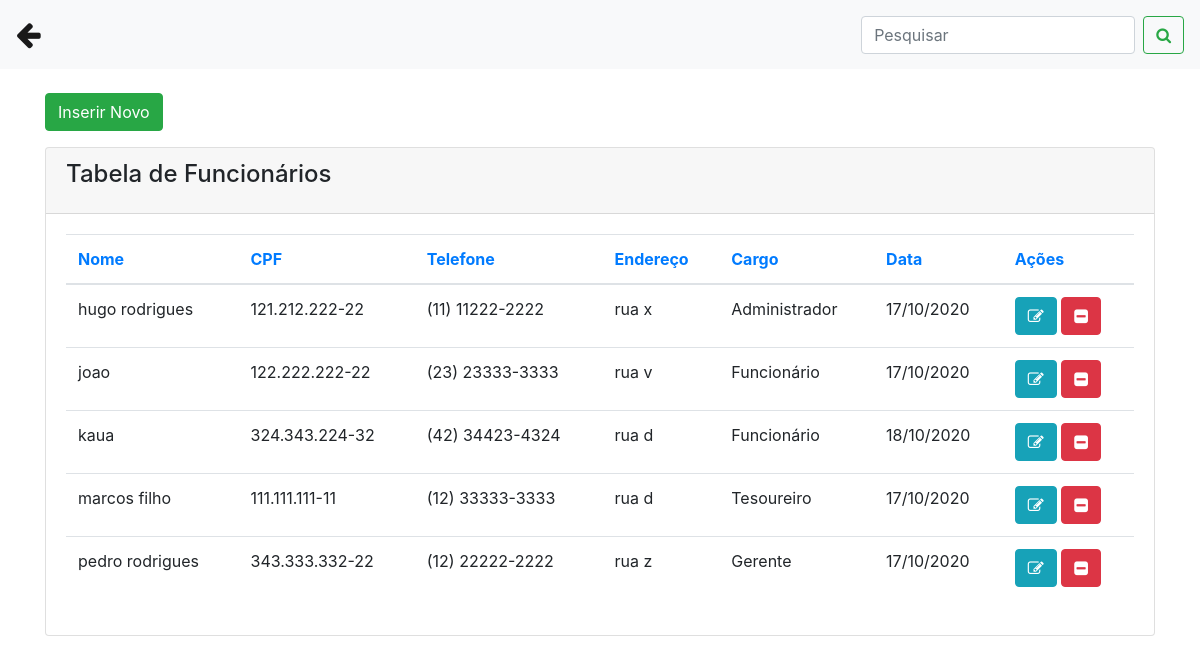
/funcionarios.php, run on the app's committed database.
### tables this page shows
CREATE TABLE `funcionarios` (
  `id` int(11) NOT NULL,
  `nome` varchar(25) NOT NULL,
  `cpf` varchar(14) NOT NULL,
  `telefone` varchar(15) NOT NULL,
  `endereco` varchar(30) NOT NULL,
  `cargo` varchar(35) NOT NULL,
  `data` date NOT NULL
);

### funcionarios.php (the view, shortened to what this page needs)
<?php
include('conexao.php');
?>
<!DOCTYPE html>
<html>
<head>
 <link rel="stylesheet" href="https://stackpath.bootstrapcdn.com/bootstrap/4.1.3/css/bootstrap.min.css">
<link rel="stylesheet" href="https://cdnjs.cloudflare.com/ajax/libs/font-awesome/4.7.0/css/font-awesome.min.css">
</head>
<body>
  <nav class="navbar navbar-expand-lg navbar-light bg-light">
  <a class="navbar-brand" href="painel_admin.php"><big><big><i class="fa fa-arrow-left"></i></big></big></a>
  <div class="collapse navbar-collapse" id="conteudoNavbarSuportado">
    <form class="form-inline my-2 my-lg-0">
      <input name="txtpesquisar" class="form-control mr-sm-2" type="search" placeholder="Pesquisar" aria-label="Pesquisar">
      <button name="buttonPesquisar" class="btn btn-outline-success my-2 my-sm-0" type="submit"><i class="fa fa-search"></i></button>
    </form>
  </div>
</nav>
<div class="container">
      <br>
         <div class="row">
           <div class="col-sm-12">
            <button type="button" class="btn btn-success mb-3" data-toggle="modal" data-target="#modalExemplo">Inserir Novo </button>
           </div>
        </div>
          <div class="content">
            <div class="row">
              <div class="col-md-12">
                <div class="card">
                  <div class="card-header">
                    <h4 class="card-title"> Tabela de Funcionários</h4>
                  </div>
                  <div class="card-body">
                    <div class="table-responsive">
                      <?php
                        if(isset($_GET['buttonPesquisar']) and $_GET['txtpesquisar'] != ''){
                          $nome = $_GET['txtpesquisar'] . '%';
                           $query = "select * from funcionarios where nome LIKE '$nome'  order by nome asc";
                        }else{
                         $query = "select * from funcionarios order by nome asc";
                        }
                        $result = mysqli_query($conexao, $query);
                        $row = mysqli_num_rows($result);
                        if($row == ''){
                            echo "<h3> Não existem dados cadastrados no banco </h3>";
                        }else{
                           ?>
                      <table class="table">
                        <thead class=" text-primary">
                          <th>
                            Nome
                          </th>
                          <th>
                            CPF
                          </th>
                          <th>
                            Telefone
                          </th>
                           <th>
                            Endereço
                          </th>
                            <th>
                            Cargo
                          </th>
                            <th>
                            Data
                          </th>
                            <th>
                            Ações
                          </th>
                        </thead>
                        <tbody>
                         <?php
                          while($res_1 = mysqli_fetch_array($result)){
                            $nome = $res_1["nome"];
                            $telefone = $res_1["telefone"];
                            $endereco = $res_1["endereco"];
                            $cargo = $res_1["cargo"];
                            $cpf = $res_1["cpf"];
                            $data = $res_1["data"];
                            $id = $res_1["id"];
                            $data2 = implode('/', array_reverse(explode('-', $data)));
                            ?>
                            <tr>
                             <td><?php echo $nome; ?></td>
                             <td><?php echo $cpf; ?></td>
                             <td><?php echo $telefone; ?></td>
                             <td><?php echo $endereco; ?></td>
                             <td><?php echo $cargo; ?></td>
                             <td><?php echo $data2; ?></td>
                             <td>
                             <a class="btn btn-info" href="funcionarios.php?func=edita&id=<?php echo $id; ?>"><i class="fa fa-pencil-square-o"></i></a>
                             <a class="btn btn-danger" href="funcionarios.php?func=deleta&id=<?php echo $id; ?>"><i class="fa fa-minus-square"></i></a>
                             </td>
                            </tr>
                            <?php
                              }
                            ?>
                        </tbody>
                      </table>
                          <?php
                              }
                            ?>
                    </div>
                  </div>
                </div>
              </div>
</div>
</body>
</html>

### data on the page
funcionarios: nome "hugo rodrigues", cpf "121.212.222-22", telefone "(11) 11222-2222", endereco "rua x", cargo "Administrador", data "17/10/2020"
funcionarios: nome "joao", cpf "122.222.222-22", telefone "(23) 23333-3333", endereco "rua v", cargo "Funcionário", data "17/10/2020"
funcionarios: nome "kaua", cpf "324.343.224-32", telefone "(42) 34423-4324", endereco "rua d", cargo "Funcionário", data "18/10/2020"
funcionarios: nome "marcos filho", cpf "111.111.111-11", telefone "(12) 33333-3333", endereco "rua d", cargo "Tesoureiro", data "17/10/2020"
funcionarios: nome "pedro rodrigues", cpf "343.333.332-22", telefone "(12) 22222-2222", endereco "rua z", cargo "Gerente", data "17/10/2020"
